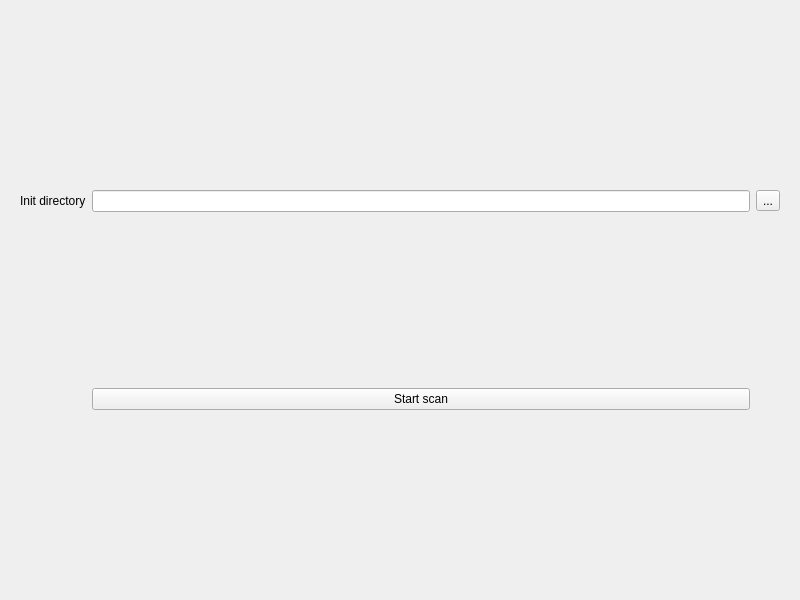
<?xml version="1.0" encoding="UTF-8"?>
<ui version="4.0">
 <class>Widget</class>
 <widget class="QWidget" name="Widget">
  <property name="geometry">
   <rect>
    <x>0</x>
    <y>0</y>
    <width>800</width>
    <height>600</height>
   </rect>
  </property>
  <property name="windowTitle">
   <string>Duplicate Finder</string>
  </property>
  <layout class="QGridLayout" name="gridLayout">
   <item row="0" column="0">
    <widget class="QStackedWidget" name="stackedWidget">
     <property name="currentIndex">
      <number>0</number>
     </property>
     <widget class="QWidget" name="page_4">
      <layout class="QGridLayout" name="gridLayout_6">
       <item row="0" column="0">
        <widget class="QLabel" name="label_3">
         <property name="text">
          <string>Init directory</string>
         </property>
        </widget>
       </item>
       <item row="0" column="1">
        <widget class="QLineEdit" name="lineEdit_8"/>
       </item>
       <item row="0" column="2">
        <widget class="QToolButton" name="toolButton_2">
         <property name="text">
          <string>...</string>
         </property>
        </widget>
       </item>
       <item row="1" column="1">
        <widget class="QPushButton" name="pushButton_2">
         <property name="text">
          <string>Start scan</string>
         </property>
        </widget>
       </item>
      </layout>
     </widget>
     <widget class="QWidget" name="page_5">
      <layout class="QGridLayout" name="gridLayout_7">
       <item row="0" column="0">
        <widget class="QLabel" name="label_4">
         <property name="text">
          <string/>
         </property>
        </widget>
       </item>
      </layout>
     </widget>
     <widget class="QWidget" name="page_6">
      <layout class="QGridLayout" name="gridLayout_11">
       <item row="0" column="0">
        <widget class="QGroupBox" name="groupBox_6">
         <property name="title">
          <string>1</string>
         </property>
         <layout class="QGridLayout" name="gridLayout_9">
          <item row="0" column="1">
           <widget class="QLineEdit" name="lineEdit_11"/>
          </item>
          <item row="1" column="1">
           <widget class="QLineEdit" name="lineEdit_12"/>
          </item>
          <item row="0" column="0">
           <widget class="QCheckBox" name="checkBox_9">
            <property name="text">
             <string/>
            </property>
           </widget>
          </item>
          <item row="1" column="0">
           <widget class="QCheckBox" name="checkBox_10">
            <property name="text">
             <string/>
            </property>
           </widget>
          </item>
         </layout>
        </widget>
       </item>
       <item row="1" column="0">
        <widget class="QGroupBox" name="groupBox_5">
         <property name="title">
          <string>2</string>
         </property>
         <layout class="QGridLayout" name="gridLayout_8">
          <item row="0" column="0">
           <widget class="QCheckBox" name="checkBox_7">
            <property name="text">
             <string/>
            </property>
           </widget>
          </item>
          <item row="0" column="1">
           <widget class="QLineEdit" name="lineEdit_9"/>
          </item>
          <item row="1" column="0">
           <widget class="QCheckBox" name="checkBox_8">
            <property name="text">
             <string/>
            </property>
           </widget>
          </item>
          <item row="1" column="1">
           <widget class="QLineEdit" name="lineEdit_10"/>
          </item>
         </layout>
        </widget>
       </item>
       <item row="2" column="0">
        <widget class="QGroupBox" name="groupBox_7">
         <property name="title">
          <string>3</string>
         </property>
         <layout class="QGridLayout" name="gridLayout_10">
          <item row="0" column="0">
           <widget class="QCheckBox" name="checkBox_11">
            <property name="text">
             <string/>
            </property>
           </widget>
          </item>
          <item row="0" column="1">
           <widget class="QLineEdit" name="lineEdit_13"/>
          </item>
          <item row="1" column="0">
           <widget class="QCheckBox" name="checkBox_12">
            <property name="text">
             <string/>
            </property>
           </widget>
          </item>
          <item row="1" column="1">
           <widget class="QLineEdit" name="lineEdit_14"/>
          </item>
         </layout>
        </widget>
       </item>
      </layout>
     </widget>
    </widget>
   </item>
  </layout>
 </widget>
 <resources/>
 <connections/>
</ui>
